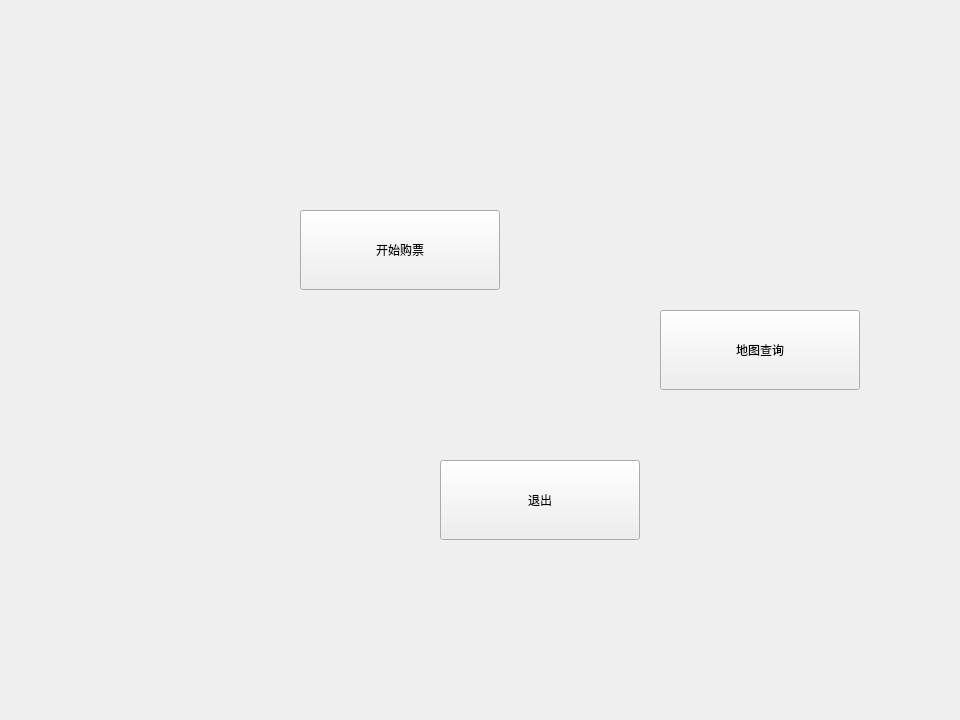
<?xml version="1.0" encoding="UTF-8"?>
<ui version="4.0">
 <class>mainScene</class>
 <widget class="QWidget" name="mainScene">
  <property name="geometry">
   <rect>
    <x>0</x>
    <y>0</y>
    <width>960</width>
    <height>720</height>
   </rect>
  </property>
  <property name="windowTitle">
   <string>Form</string>
  </property>
  <widget class="QPushButton" name="startBtn">
   <property name="geometry">
    <rect>
     <x>300</x>
     <y>210</y>
     <width>200</width>
     <height>80</height>
    </rect>
   </property>
   <property name="text">
    <string>开始购票</string>
   </property>
  </widget>
  <widget class="QPushButton" name="referBtn">
   <property name="geometry">
    <rect>
     <x>660</x>
     <y>310</y>
     <width>200</width>
     <height>80</height>
    </rect>
   </property>
   <property name="text">
    <string>地图查询</string>
   </property>
  </widget>
  <widget class="QPushButton" name="existBtn">
   <property name="geometry">
    <rect>
     <x>440</x>
     <y>460</y>
     <width>200</width>
     <height>80</height>
    </rect>
   </property>
   <property name="text">
    <string>退出</string>
   </property>
  </widget>
 </widget>
 <resources/>
 <connections/>
</ui>
